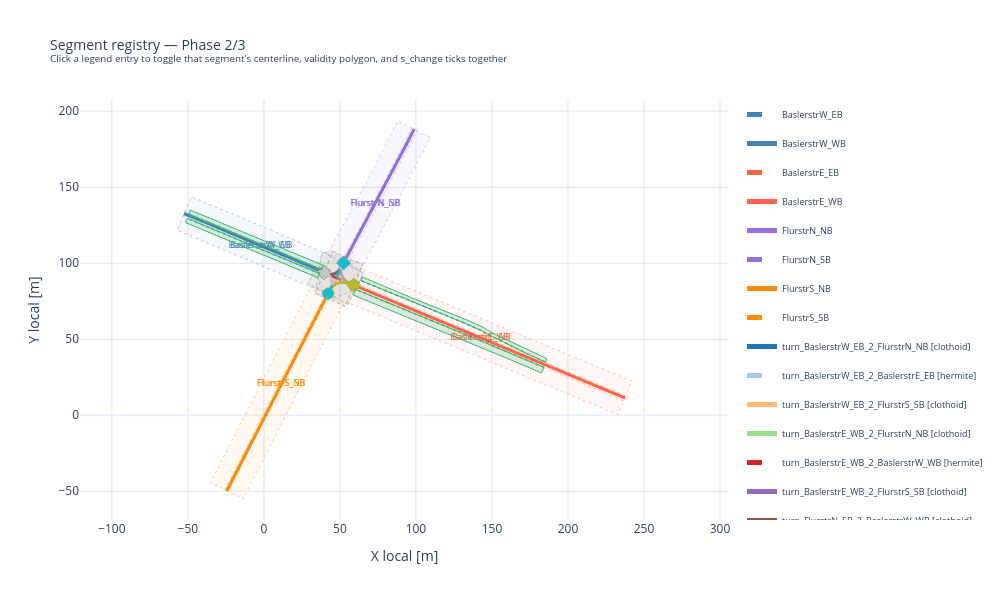

Notebook code cell kept with this figure:
### Code cell
from tools_plot_registry import plot_segment_registry_plotly

plot_segment_registry_plotly(
    geometry_store, segment_registry,
    offset_m=0, turn_offset_m=0, show_validity_polygons=True,
    width=1000, height=600
)
